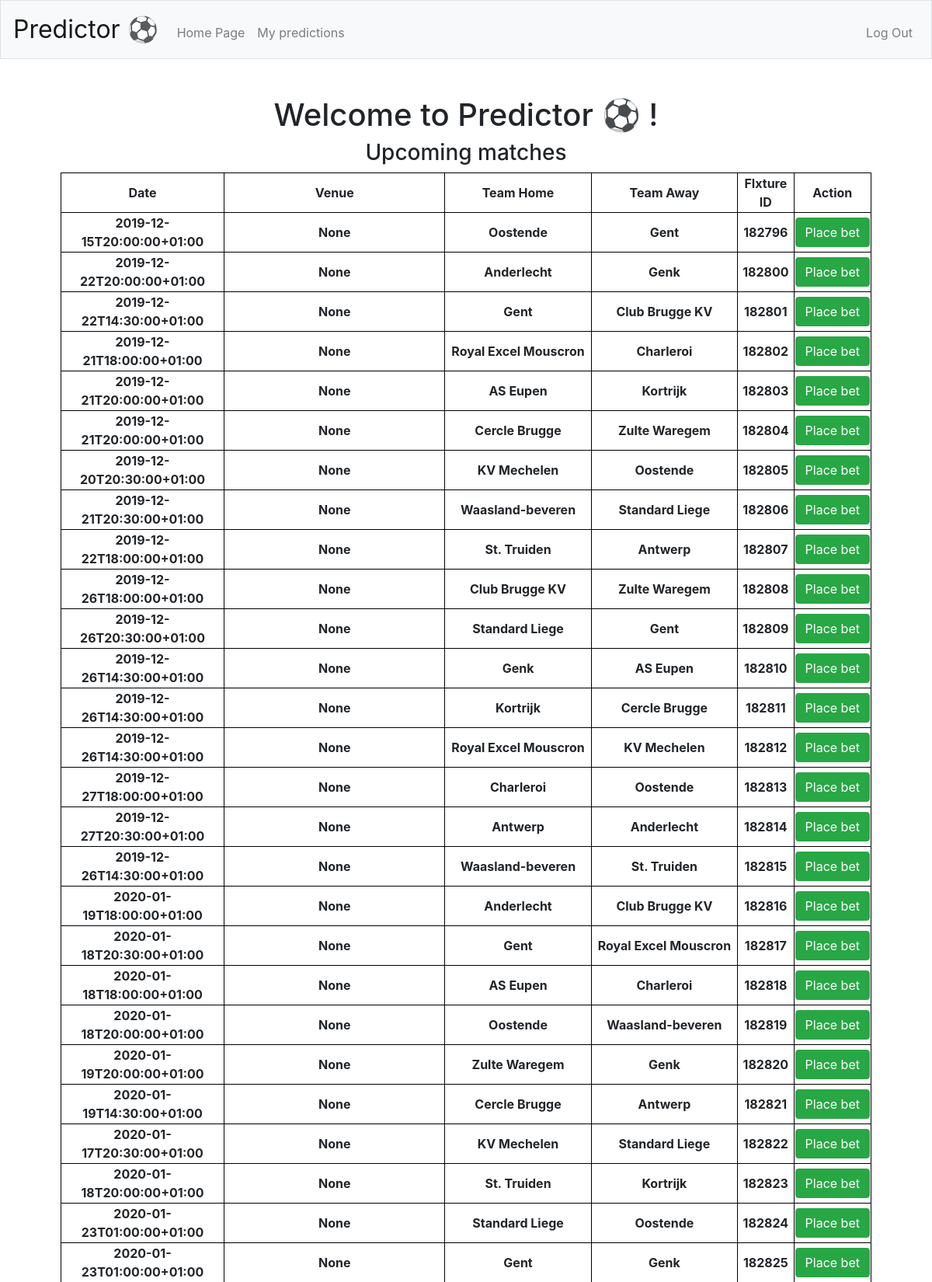
/ (signed in, upper part), run on the app's committed database.
### tables this page shows
CREATE TABLE fixtures ( 
fixture_id INTEGER PRIMARY KEY, 
league_id INTEGER, 
event_date VARCHAR(255), 
round VARCHAR(255),
status VARCHAR(255),
venue TEXT, 
homeTeam BLOB, 
awayTeam BLOB, 
goalsHomeTeam INTEGER, 
goalsAwayTeam INTEGER, 
score BLOB
);

### app.py (the view)
@app.route("/")
@login_required
def index():
    user_id = session["user_id"]
    fixtures = db.execute("SELECT fixture_id, event_date, venue, homeTeam, awayTeam FROM fixtures ")
    print("Type : ", type(fixtures))
    upcoming_fixtures = []
    for f in fixtures:
        replace_teams_names(f)
        date_event = datetime.datetime.strptime(f['event_date'], "%Y-%m-%dT%H:%M:%S%z")
        if date_event.replace(tzinfo=None) > datetime.datetime.today():
            upcoming_fixtures.append(f)
    return render_template("/index.html", fixtures=upcoming_fixtures)

### app.py (called while the page is built)
@app.after_request
def after_request(response):
    response.headers["Cache-Control"] = "no-cache, no-store, must-revalidate"
    response.headers["Expires"] = 0
    response.headers["Pragma"] = "no-cache"
    return response

### helpers.py (called while the page is built)
def replace_teams_names(fixture):
    teamH_name = json.loads(fixture["homeTeam"])["team_name"]
    teamA_name = json.loads(fixture["awayTeam"])["team_name"]
    fixture["homeTeam"], fixture["awayTeam"] = teamH_name, teamA_name
    return 0

def login_required(f):
    @wraps(f)
    def decorated_function(*args, **kwargs):
        if session.get("user_id") is None:
            return redirect("/login")
        return f(*args, **kwargs)
    return decorated_function

### templates/index.html (shortened to what this page needs)
{% extends "layout.html" %}
{% block main %}
<h1>Welcome to Predictor ⚽️ ! </h1>
<h3>Upcoming matches</h3>
<table style="width:100%">
  <tr>
    <th>Date</th>
    <th>Venue</th>
    <th>Team Home</th>
    <th>Team Away</th>
    <th>FIxture ID</th>
    <th>Action</th>
  </tr>
  {% for fixture in fixtures %}
  <tr>
    <th>{{ fixture["event_date"] }}</th>
    <th>{{ fixture["venue"] }}</th>
    <th>{{ fixture["homeTeam"] }}</th>
    <th>{{ fixture["awayTeam"] }}</th>
    <th>{{fixture["fixture_id"]}}</th>
    <th>
      <button class="btn btn-success" type="submit" form="form_bet{{fixture['fixture_id']}}">Place bet</button>
    </th>
  </tr>
{% endfor %}
</table>
{% endblock %}

### static/styles.css (style rules this page uses)
table { border-collapse: collapse; }
table, th, td { border: 1px solid black; }

### data on the page
fixtures: event_date "2019-12-15T20:00:00+01:00", venue "None", homeTeam "Oostende", awayTeam "Gent", fixture_id "182796"
fixtures: event_date "2019-12-22T20:00:00+01:00", venue "None", homeTeam "Anderlecht", awayTeam "Genk", fixture_id "182800"
fixtures: event_date "2019-12-22T14:30:00+01:00", venue "None", homeTeam "Gent", awayTeam "Club Brugge KV", fixture_id "182801"
fixtures: event_date "2019-12-21T18:00:00+01:00", venue "None", homeTeam "Royal Excel Mouscron", awayTeam "Charleroi", fixture_id "182802"
fixtures: event_date "2019-12-21T20:00:00+01:00", venue "None", homeTeam "AS Eupen", awayTeam "Kortrijk", fixture_id "182803"
fixtures: event_date "2019-12-21T20:00:00+01:00", venue "None", homeTeam "Cercle Brugge", awayTeam "Zulte Waregem", fixture_id "182804"
fixtures: event_date "2019-12-20T20:30:00+01:00", venue "None", homeTeam "KV Mechelen", awayTeam "Oostende", fixture_id "182805"
fixtures: event_date "2019-12-21T20:30:00+01:00", venue "None", homeTeam "Waasland-beveren", awayTeam "Standard Liege", fixture_id "182806"
fixtures: event_date "2019-12-22T18:00:00+01:00", venue "None", homeTeam "St. Truiden", awayTeam "Antwerp", fixture_id "182807"
fixtures: event_date "2019-12-26T18:00:00+01:00", venue "None", homeTeam "Club Brugge KV", awayTeam "Zulte Waregem", fixture_id "182808"
fixtures: event_date "2019-12-26T20:30:00+01:00", venue "None", homeTeam "Standard Liege", awayTeam "Gent", fixture_id "182809"
fixtures: event_date "2019-12-26T14:30:00+01:00", venue "None", homeTeam "Genk", awayTeam "AS Eupen", fixture_id "182810"
fixtures: event_date "2019-12-26T14:30:00+01:00", venue "None", homeTeam "Kortrijk", awayTeam "Cercle Brugge", fixture_id "182811"
fixtures: event_date "2019-12-26T14:30:00+01:00", venue "None", homeTeam "Royal Excel Mouscron", awayTeam "KV Mechelen", fixture_id "182812"
fixtures: event_date "2019-12-27T18:00:00+01:00", venue "None", homeTeam "Charleroi", awayTeam "Oostende", fixture_id "182813"
fixtures: event_date "2019-12-27T20:30:00+01:00", venue "None", homeTeam "Antwerp", awayTeam "Anderlecht", fixture_id "182814"
fixtures: event_date "2019-12-26T14:30:00+01:00", venue "None", homeTeam "Waasland-beveren", awayTeam "St. Truiden", fixture_id "182815"
fixtures: event_date "2020-01-19T18:00:00+01:00", venue "None", homeTeam "Anderlecht", awayTeam "Club Brugge KV", fixture_id "182816"
fixtures: event_date "2020-01-18T20:30:00+01:00", venue "None", homeTeam "Gent", awayTeam "Royal Excel Mouscron", fixture_id "182817"
fixtures: event_date "2020-01-18T18:00:00+01:00", venue "None", homeTeam "AS Eupen", awayTeam "Charleroi", fixture_id "182818"
fixtures: event_date "2020-01-18T20:00:00+01:00", venue "None", homeTeam "Oostende", awayTeam "Waasland-beveren", fixture_id "182819"
fixtures: event_date "2020-01-19T20:00:00+01:00", venue "None", homeTeam "Zulte Waregem", awayTeam "Genk", fixture_id "182820"
fixtures: event_date "2020-01-19T14:30:00+01:00", venue "None", homeTeam "Cercle Brugge", awayTeam "Antwerp", fixture_id "182821"
fixtures: event_date "2020-01-17T20:30:00+01:00", venue "None", homeTeam "KV Mechelen", awayTeam "Standard Liege", fixture_id "182822"
fixtures: event_date "2020-01-18T20:00:00+01:00", venue "None", homeTeam "St. Truiden", awayTeam "Kortrijk", fixture_id "182823"
fixtures: event_date "2020-01-23T01:00:00+01:00", venue "None", homeTeam "Standard Liege", awayTeam "Oostende", fixture_id "182824"
fixtures: event_date "2020-01-23T01:00:00+01:00", venue "None", homeTeam "Gent", awayTeam "Genk", fixture_id "182825"
